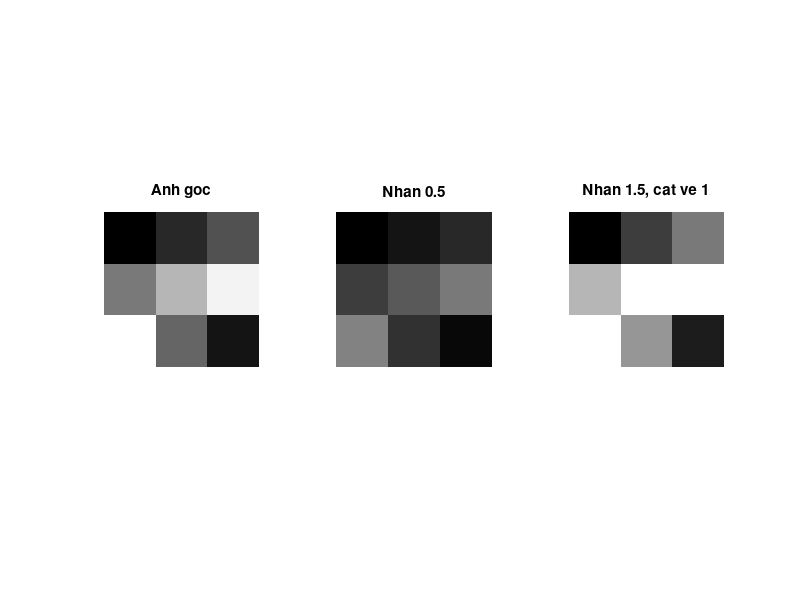

This figure's MATLAB source:
%% LAB 3 - NHAN, CHIA VA DIEU CHINH DO SANG
clear; close all; clc;
I = uint8([0 40 80; 120 180 240; 255 100 20]);
I01 = im2double(I);

% Nhan voi he so <1 lam anh toi; he so >1 lam anh sang hon.
Idim = immultiply(I01, 0.5);
Ibright = min(immultiply(I01, 1.5), 1); % cat ve mien hien thi [0,1]

% Chia tung pixel cho mang mau so. Khong chia cho 0: thay mau so 0 bang eps.
denominator = [1 2 4; 2 3 5; 4 5 0];
safeDenominator = denominator;
safeDenominator(safeDenominator == 0) = eps;
Idiv = imdivide(I01, safeDenominator);

disp('Anh sau khi chia theo tung pixel:'); disp(Idiv);
figure('Name','Lab 3 - Nhan chia');
subplot(1,3,1); imshow(I); title('Anh goc');
subplot(1,3,2); imshow(Idim); title('Nhan 0.5');
subplot(1,3,3); imshow(Ibright); title('Nhan 1.5, cat ve 1');
